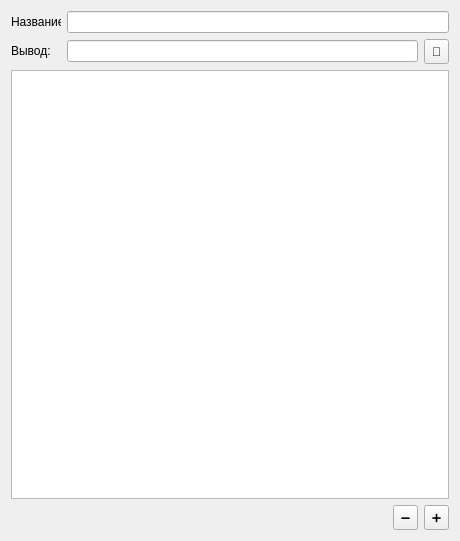
<?xml version="1.0" encoding="UTF-8"?>
<ui version="4.0">
 <class>ProjTab</class>
 <widget class="QWidget" name="ProjTab">
  <property name="geometry">
   <rect>
    <x>0</x>
    <y>0</y>
    <width>460</width>
    <height>541</height>
   </rect>
  </property>
  <property name="minimumSize">
   <size>
    <width>460</width>
    <height>541</height>
   </size>
  </property>
  <property name="windowTitle">
   <string>Form</string>
  </property>
  <layout class="QVBoxLayout" name="verticalLayout">
   <item>
    <layout class="QHBoxLayout" name="horizontalLayout">
     <item>
      <widget class="QLabel" name="label">
       <property name="minimumSize">
        <size>
         <width>50</width>
         <height>16</height>
        </size>
       </property>
       <property name="maximumSize">
        <size>
         <width>50</width>
         <height>16</height>
        </size>
       </property>
       <property name="text">
        <string>Название:</string>
       </property>
      </widget>
     </item>
     <item>
      <widget class="QLineEdit" name="proj_name">
       <property name="text">
        <string/>
       </property>
      </widget>
     </item>
    </layout>
   </item>
   <item>
    <layout class="QHBoxLayout" name="horizontalLayout_2">
     <item>
      <widget class="QLabel" name="label_2">
       <property name="minimumSize">
        <size>
         <width>50</width>
         <height>16</height>
        </size>
       </property>
       <property name="maximumSize">
        <size>
         <width>50</width>
         <height>16</height>
        </size>
       </property>
       <property name="text">
        <string>Вывод:</string>
       </property>
      </widget>
     </item>
     <item>
      <widget class="QLineEdit" name="out_path"/>
     </item>
     <item>
      <widget class="QToolButton" name="path_choose">
       <property name="minimumSize">
        <size>
         <width>25</width>
         <height>25</height>
        </size>
       </property>
       <property name="maximumSize">
        <size>
         <width>25</width>
         <height>25</height>
        </size>
       </property>
       <property name="text">
        <string>📂</string>
       </property>
      </widget>
     </item>
    </layout>
   </item>
   <item>
    <widget class="QListWidget" name="layer_list">
     <property name="dragEnabled">
      <bool>true</bool>
     </property>
     <property name="dragDropMode">
      <enum>QAbstractItemView::DragDrop</enum>
     </property>
     <property name="defaultDropAction">
      <enum>Qt::MoveAction</enum>
     </property>
     <property name="isWrapping" stdset="0">
      <bool>false</bool>
     </property>
     <property name="sortingEnabled">
      <bool>false</bool>
     </property>
    </widget>
   </item>
   <item>
    <layout class="QHBoxLayout" name="horizontalLayout_3">
     <item>
      <spacer name="horizontalSpacer">
       <property name="orientation">
        <enum>Qt::Horizontal</enum>
       </property>
       <property name="sizeHint" stdset="0">
        <size>
         <width>40</width>
         <height>20</height>
        </size>
       </property>
      </spacer>
     </item>
     <item>
      <widget class="QToolButton" name="toolButton_2">
       <property name="minimumSize">
        <size>
         <width>25</width>
         <height>25</height>
        </size>
       </property>
       <property name="maximumSize">
        <size>
         <width>25</width>
         <height>25</height>
        </size>
       </property>
       <property name="text">
        <string>➖</string>
       </property>
      </widget>
     </item>
     <item>
      <widget class="QToolButton" name="toolButton">
       <property name="minimumSize">
        <size>
         <width>25</width>
         <height>25</height>
        </size>
       </property>
       <property name="maximumSize">
        <size>
         <width>25</width>
         <height>25</height>
        </size>
       </property>
       <property name="text">
        <string>➕</string>
       </property>
      </widget>
     </item>
    </layout>
   </item>
  </layout>
 </widget>
 <resources/>
 <connections/>
</ui>
